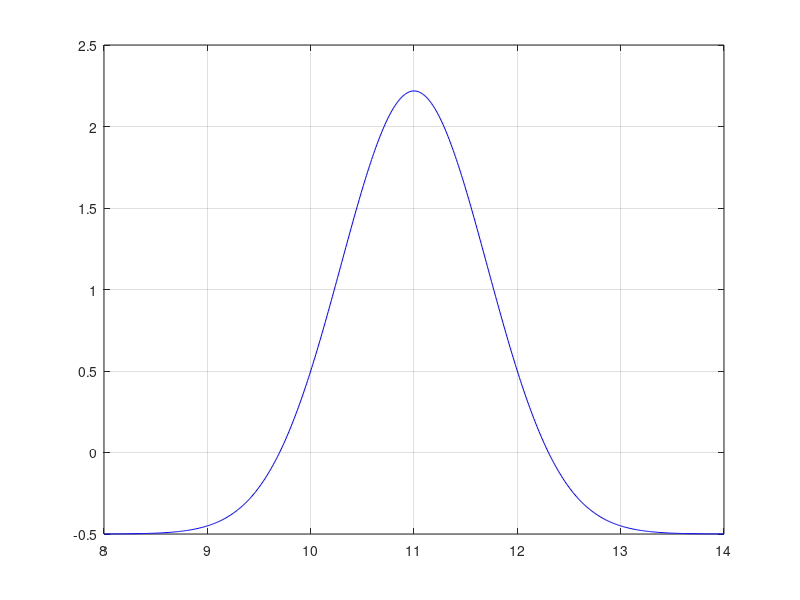

MATLAB code to generate this figure: (Note: this script raises an error after producing the figure.)
#tp 7-8

clear all

# methode dichotomie
# crit d arret de limite d'iteration
#

# methode fausse position
# crit d arret different de dicho,pas une histoire de reduction d intervalle
# on va evaluer si f(x^(k+1)) < espilon


# methode Newton-Raphson
# on choisi un x_0 suffisamment proche de la racine
# on trace une tangente
# iteration : x^(k+1) = x^k - f(x^k)/f'(x^k)
# mais il faut connaitre la dérivée de cette focntion!
# => si racine est extremum : cette methode est super pas précise
# deux problemes:
#  - si ça converge pas
#  - ...

# p:= f(x^k)/f'(x^k)
# while f(x^(k+1)) > f(x^k)
#   x^(k+1) = x_k - alpha*p
#   alpha = alpha/2
# endwhile
# x^(k+1) = x^k
# puis recommence an haut (ligne 22: p=...)
#on peut mettre les alpha dans un vecteur et le sortir au return pour voir ceux qui ont été utilisés

# pour la fonction exponentielle du b) on peut utiliser les 4 methodes
# pour la Bessel ( a) ) (on va plot)
# pour le c) on va en discuter, sans doute N.R. pas bon

f1 = @(x) besselj(0,x)
f2 = @(x) e.^((-x.^(2))+(22.*x)-120)-0.5
f3 = @(x) (16.*x.^(5))-(20.*x.^(3))+(5.*x)-1

f3prime = @(x) 80.*x.^(4)-60.*x.^(2)+5
f2prime = @(x) (-2.*x+22).*(e.^((-x.^(2))+(22.*x)-120))

x2=8:0.01:14;
plot(x2, f2(x2), '-b'); grid on; hold on;

#set(gca,'XLIM',[-1,1]) #pour echelle graph en x sans la recalculer

%racines en 9.7 et 12.3
[n2rl, sol2rl] = tp7nrrecherchelin(f2, f2prime, 13)

[n2nr, sol2nr] = tp7newtonraphson(f2, f2prime, 13)

#[n2, sol2] = tp7nrrecherchelin(f2, f2prime, 13)

#[n2, sol2] = tp7nrrecherchelin(f2, f2prime, 9.5)

#[n2, sol2] = tp7nrrecherchelin(f2, f2prime, 9)

#[n2, sol2] = tp7nrrecherchelin(f2, f2prime, 8)

x3=-3:0.01:3;
plot(x3, f3(x3), '-r'); grid on;

set(gca, 'YLIM', [-3,3])
set(gca, 'XLIM', [-1.1,13])

% racines en -0.8, -0.3 et 1
roots([16 0 -20 0 5 -1]) # trouve les roots, pas hesiter à `help roots`
#convergence non quadratique
#racines dont dérivées sont nulles
% N-R => PAS BON comme dérivées nulles
% N-R RL => PAS BON
[n3rl, sol3rl] = tp7nrrecherchelin(f3, f3prime, -1)

[n3rl, sol3rl] = tp7nrrecherchelin(f3, f3prime, 0.3)

[n3rl, sol3rl] = tp7nrrecherchelin(f3, f3prime, 0.8)

% dicho => PAS BON car besoin de chaque signe
[n3dicho, sol3dicho] = tp7dicho(f3, -1, -0.7, 0.01)

[n3dicho, sol3dicho] = tp7dicho(f3, 0.2, 0.4, 0.01)

[n3dicho, sol3dicho] = tp7dicho(f3, 0.9, 1.1, 0.01)

% FAUSSE POS => PAS BON
[n3fp, sol3fp] = tp7faussepos(f3, -1, -0.8)

[n3fp, sol3fp] = tp7faussepos(f3, 0.2, 0.4)

[n3fp, sol3fp] = tp7faussepos(f3, 0.9, 1.1)
# etc
